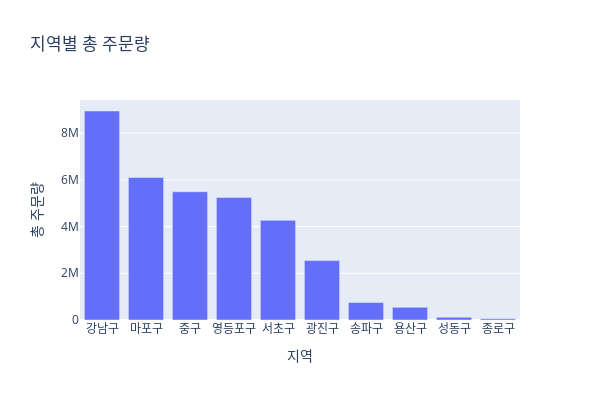

This figure's notebook cell:
### Code cell
# 지역별 주문량
region_orders = df.groupby('region')['order_count'].sum().reset_index().sort_values('order_count', ascending=False)

fig = px.bar(region_orders, x='region', y='order_count', 
             title='지역별 총 주문량',
             labels={'region': '지역', 'order_count': '총 주문량'})
fig.update_layout(width=600, height=400)
fig.show()

### Figure 1 — Plotly figure (JSON) as saved in the notebook; plotly's stock layout.template omitted (floating-point values rounded to 4 significant figures)
{"data": [{"hovertemplate": "지역=%{x}<br>총 주문량=%{y}<extra></extra>", "legendgroup": "", "marker": {"color": "#636efa", "pattern": {"shape": ""}}, "name": "", "orientation": "v", "showlegend": false, "textposition": "auto", "type": "bar", "x": ["강남구", "마포구", "중구", "영등포구", "서초구", "광진구", "송파구", "용산구", "성동구", "종로구"], "xaxis": "x", "y": [8949233, 6104489, 5491192, 5243141, 4265905, 2543072, 748721, 541880, 119234, 57383], "yaxis": "y"}], "layout": {"barmode": "relative", "height": 400, "legend": {"tracegroupgap": 0}, "title": {"text": "지역별 총 주문량"}, "width": 600, "xaxis": {"anchor": "y", "domain": [0, 1], "title": {"text": "지역"}}, "yaxis": {"anchor": "x", "domain": [0, 1], "title": {"text": "총 주문량"}}}}
